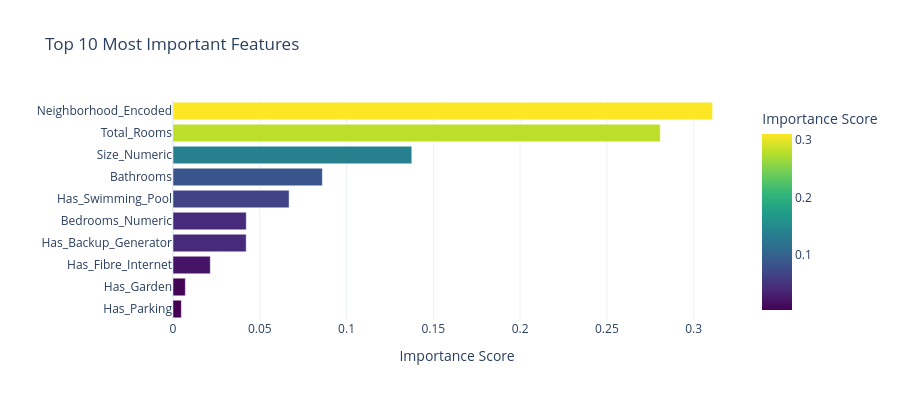
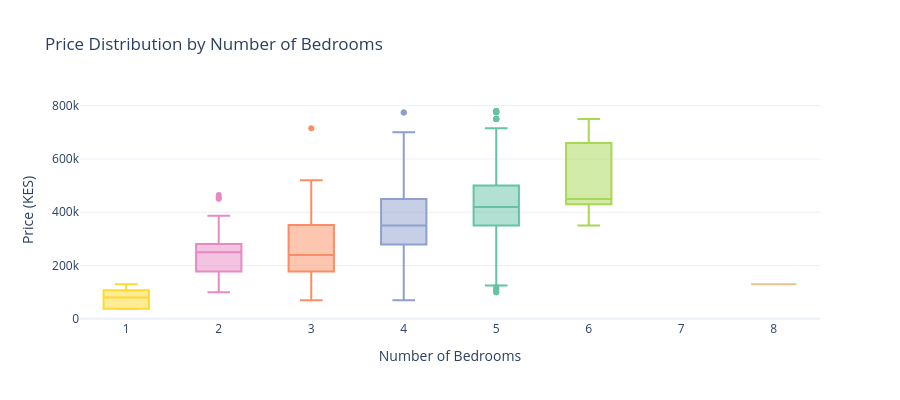

Notebook code for these charts, in order:
### Markdown cell above
### 4.2 Feature Analysis

### Code cell
# Feature importance chart
fig_importance = px.bar(
    feature_importance.sort_values('Importance', ascending=True).tail(10),
    y='Feature',
    x='Importance',
    orientation='h',
    title='Top 10 Most Important Features',
    labels={'Importance': 'Importance Score', 'Feature': ''},
    color='Importance',
    color_continuous_scale='Viridis'
)

fig_importance.update_layout(
    showlegend=False,
    template='plotly_white',
    height=400
)

fig_importance.show()

# Price by bedrooms
fig_bed_price = px.box(
    data,
    x='Bedrooms_Numeric',
    y='Price (KES)',
    title='Price Distribution by Number of Bedrooms',
    labels={'Bedrooms_Numeric': 'Number of Bedrooms', 'Price (KES)': 'Price (KES)'},
    color='Bedrooms_Numeric',
    color_discrete_sequence=px.colors.qualitative.Set2
)

fig_bed_price.update_layout(
    showlegend=False,
    template='plotly_white',
    height=400
)

fig_bed_price.show()

### Figure 1 — Plotly figure (JSON) as saved in the notebook; plotly's stock layout.template omitted (floating-point values rounded to 4 significant figures)
{"data": [{"hovertemplate": "Importance Score=%{marker.color}<br>=%{y}<extra></extra>", "legendgroup": "", "marker": {"color": [0.004811, 0.007108, 0.02149, 0.04217, 0.04222, 0.06688, 0.08607, 0.1376, 0.2807, 0.3109], "coloraxis": "coloraxis", "pattern": {"shape": ""}}, "name": "", "orientation": "h", "showlegend": false, "textposition": "auto", "type": "bar", "x": [0.004811, 0.007108, 0.02149, 0.04217, 0.04222, 0.06688, 0.08607, 0.1376, 0.2807, 0.3109], "xaxis": "x", "y": ["Has_Parking", "Has_Garden", "Has_Fibre_Internet", "Has_Backup_Generator", "Bedrooms_Numeric", "Has_Swimming_Pool", "Bathrooms", "Size_Numeric", "Total_Rooms", "Neighborhood_Encoded"], "yaxis": "y"}], "layout": {"barmode": "relative", "coloraxis": {"colorbar": {"title": {"text": "Importance Score"}}, "colorscale": [[0, "#440154"], [0.1111, "#482878"], [0.2222, "#3e4989"], [0.3333, "#31688e"], [0.4444, "#26828e"], [0.5556, "#1f9e89"], [0.6667, "#35b779"], [0.7778, "#6ece58"], [0.8889, "#b5de2b"], [1, "#fde725"]]}, "height": 400, "legend": {"tracegroupgap": 0}, "showlegend": false, "title": {"text": "Top 10 Most Important Features"}, "xaxis": {"anchor": "y", "domain": [0, 1], "title": {"text": "Importance Score"}}, "yaxis": {"anchor": "x", "domain": [0, 1], "title": {"text": ""}}}}

### Figure 2 — Plotly figure (JSON) as saved in the notebook; plotly's stock layout.template omitted (floating-point values rounded to 4 significant figures; data arrays with more than 128 entries replaced by an {"elided": "..."} marker saying what was removed)
{"data": [{"alignmentgroup": "True", "hovertemplate": "Number of Bedrooms=%{x}<br>Price (KES)=%{y}<extra></extra>", "legendgroup": "5", "marker": {"color": "rgb(102,194,165)"}, "name": "5", "notched": false, "offsetgroup": "5", "orientation": "v", "showlegend": true, "type": "box", "x": {"elided": "190 int values"}, "x0": " ", "xaxis": "x", "y": {"elided": "190 int values"}, "y0": " ", "yaxis": "y"}, {"alignmentgroup": "True", "hovertemplate": "Number of Bedrooms=%{x}<br>Price (KES)=%{y}<extra></extra>", "legendgroup": "3", "marker": {"color": "rgb(252,141,98)"}, "name": "3", "notched": false, "offsetgroup": "3", "orientation": "v", "showlegend": true, "type": "box", "x": [3, 3, 3, 3, 3, 3, 3, 3, 3, 3, 3, 3, 3, 3, 3, 3, 3, 3, 3, 3, 3, 3, 3, 3, 3, 3, 3, 3, 3, 3, 3, 3, 3, 3, 3, 3, 3, 3, 3, 3, 3, 3, 3, 3, 3], "x0": " ", "xaxis": "x", "y": [380000, 380000, 200000, 150000, 200000, 230000, 360000, 110000, 412320, 150000, 180000, 212000, 325000, 160000, 280000, 270000, 350000, 450000, 170000, 322500, 350000, 200000, 350000, 230000, 300000, 361284, 200000, 200000, 387000, 215000, 715000, 260000, 330000, 240000, 70000, 230000, 270000, 140000, 150000, 412800, 120000, 150000, 150000, 520000, 450000], "y0": " ", "yaxis": "y"}, {"alignmentgroup": "True", "hovertemplate": "Number of Bedrooms=%{x}<br>Price (KES)=%{y}<extra></extra>", "legendgroup": "4", "marker": {"color": "rgb(141,160,203)"}, "name": "4", "notched": false, "offsetgroup": "4", "orientation": "v", "showlegend": true, "type": "box", "x": {"elided": "173 int values"}, "x0": " ", "xaxis": "x", "y": {"elided": "173 int values"}, "y0": " ", "yaxis": "y"}, {"alignmentgroup": "True", "hovertemplate": "Number of Bedrooms=%{x}<br>Price (KES)=%{y}<extra></extra>", "legendgroup": "2", "marker": {"color": "rgb(231,138,195)"}, "name": "2", "notched": false, "offsetgroup": "2", "orientation": "v", "showlegend": true, "type": "box", "x": [2, 2, 2, 2, 2, 2, 2, 2, 2, 2, 2, 2, 2, 2, 2, 2, 2, 2, 2, 2, 2, 2, 2, 2, 2, 2, 2, 2, 2], "x0": " ", "xaxis": "x", "y": [277350, 190000, 277350, 300000, 110000, 190000, 100000, 232794, 464400, 250000, 286000, 455000, 180000, 120000, 140000, 100000, 277565, 260000, 280000, 200000, 285000, 250000, 275000, 450844, 200000, 265000, 170000, 387000, 150000], "y0": " ", "yaxis": "y"}, {"alignmentgroup": "True", "hovertemplate": "Number of Bedrooms=%{x}<br>Price (KES)=%{y}<extra></extra>", "legendgroup": "6", "marker": {"color": "rgb(166,216,84)"}, "name": "6", "notched": false, "offsetgroup": "6", "orientation": "v", "showlegend": true, "type": "box", "x": [6, 6, 6, 6, 6, 6, 6, 6, 6, 6, 6, 6, 6], "x0": " ", "xaxis": "x", "y": [350000, 750000, 750000, 750000, 440000, 400000, 460000, 450000, 630000, 450000, 440000, 380000, 450000], "y0": " ", "yaxis": "y"}, {"alignmentgroup": "True", "hovertemplate": "Number of Bedrooms=%{x}<br>Price (KES)=%{y}<extra></extra>", "legendgroup": "1", "marker": {"color": "rgb(255,217,47)"}, "name": "1", "notched": false, "offsetgroup": "1", "orientation": "v", "showlegend": true, "type": "box", "x": [1, 1, 1, 1, 1, 1, 1, 1, 1], "x0": " ", "xaxis": "x", "y": [90000, 129330, 80000, 45000, 37000, 100000, 130000, 37000, 38000], "y0": " ", "yaxis": "y"}, {"alignmentgroup": "True", "hovertemplate": "Number of Bedrooms=%{x}<br>Price (KES)=%{y}<extra></extra>", "legendgroup": "8", "marker": {"color": "rgb(229,196,148)"}, "name": "8", "notched": false, "offsetgroup": "8", "orientation": "v", "showlegend": true, "type": "box", "x": [8], "x0": " ", "xaxis": "x", "y": [130000], "y0": " ", "yaxis": "y"}], "layout": {"boxmode": "overlay", "height": 400, "legend": {"title": {"text": "Number of Bedrooms"}, "tracegroupgap": 0}, "showlegend": false, "title": {"text": "Price Distribution by Number of Bedrooms"}, "xaxis": {"anchor": "y", "categoryarray": [5, 3, 4, 2, 6, 1, 8], "categoryorder": "array", "domain": [0, 1], "title": {"text": "Number of Bedrooms"}}, "yaxis": {"anchor": "x", "domain": [0, 1], "title": {"text": "Price (KES)"}}}}
